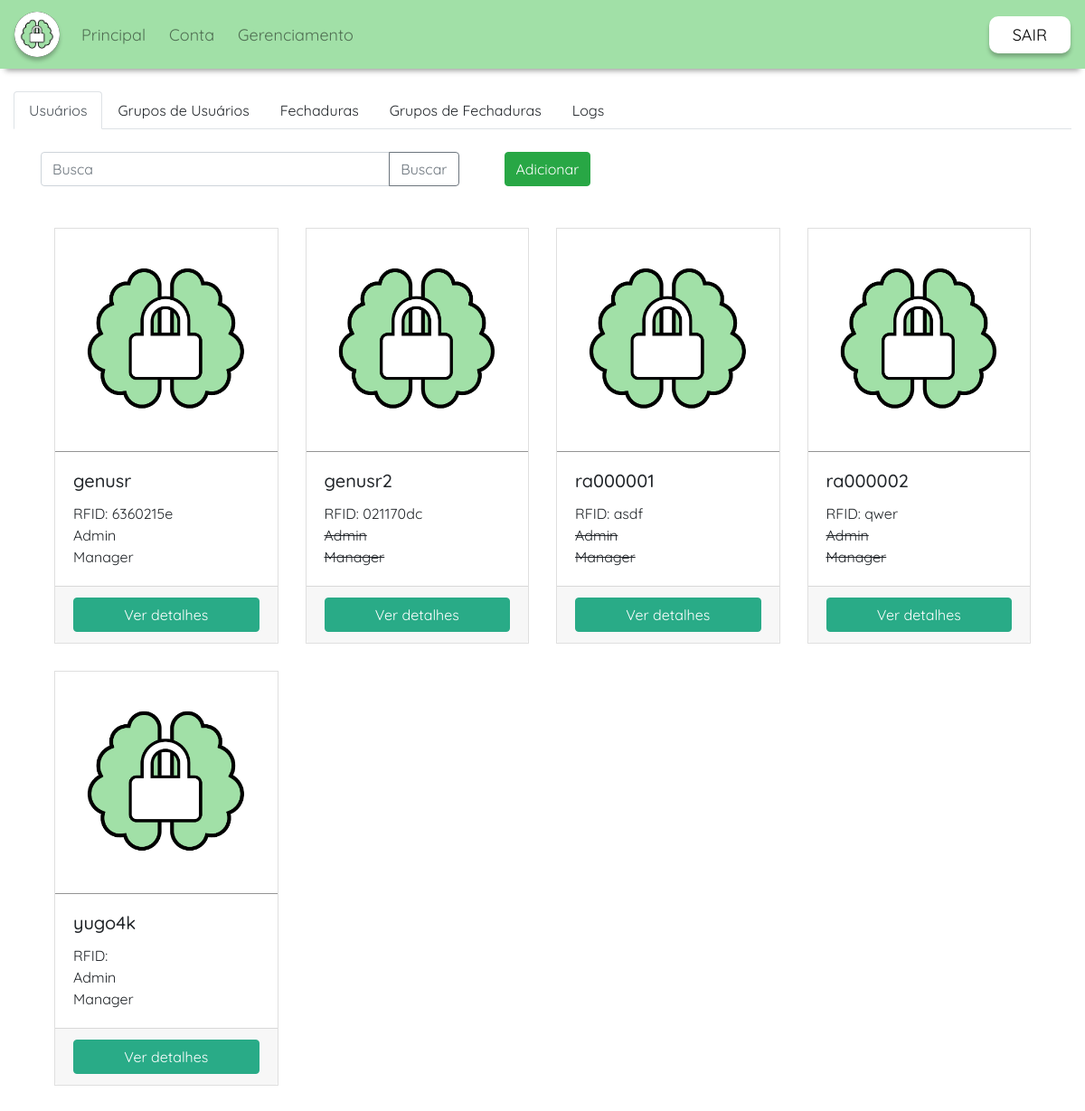
Screenshot of /smartlock/manage/users/ (signed in) with the database file from the repository.
### smartlock/models.py (models this page shows, shortened)
class UserData(models.Model):
    user = models.OneToOneField(to=settings.AUTH_USER_MODEL,
                                on_delete=models.CASCADE,
                                null=False, blank=False, unique=True)
    rfid = models.CharField(max_length=256, default=None, null=True, blank=True, unique=True)
    admin = models.BooleanField(default=False)
    manager = models.BooleanField(default=False)
    class Meta:
        ordering = [functions.Lower('user__username')]

### smartlock/templates/smartlock/userdata_list.html
{% extends "./userdata.html" %}{% block users_content %}
<div class="container-fluid" >
  <div class="row" style="padding-top:25px; width:100%;">
    <div class="col col-sm-5 input-group mb-3">
      <input type="text" class="form-control" placeholder="Busca" aria-label="search"
             aria-describedby="button-addon2">
      <div class="input-group-append">
        <button class="btn btn-outline-secondary" type="button" id="button-addon2">Buscar</button>
      </div>
    </div>
    <div class="col col-sm-2 input-group mb-3" style="margin-left:50px;">
      <a href="{% url 'smartlock:new_user' %}">
        <button class="btn btn-success" type="button" id="button-addon2">Adicionar</button></a>
    </div>
  </div>
  <div class="row flex-grow-1" >
    <div class="col flex-grow-1" style="padding-top:5px; width:50%;">
      <div class="row flex-grow-1" style="padding-top:25px;">
        {% for userdata in object_list %}
        <div class="col-sm-6 col-xs-12 col-md-4 col-lg-3" style="min-width: 250px; margin-bottom:30px">
          <div class="card h-100"  >
            <img src="/static/SmartlockLogoNoName.png" class="card-img-top" alt="...">
            <div class="card-body">
              <h5 class="card-title">{{ userdata.user.username }}</h5>
              <p class="card-text">
                RFID: {% if userdata.rfid is not None %}{{ userdata.rfid }}{% endif %}<br>
                {% if userdata.admin %}Admin{% else %}<s>Admin</s>{% endif %}<br>
                {% if userdata.manager %}Manager{% else %}<s>Manager</s>{% endif %}<br>
              </p>
            </div>
            <div class="card-footer">
              <a href="{% url 'smartlock:user' pk=userdata.pk %}" class="btn btn-primary">
                Ver detalhes</a>
            </div>
          </div>
        </div>
        {% empty %}
        No user data added.
        {% endfor %}
      </div>
    </div>
  </div>
</div>
{% endblock %}

### static/css/styles.css (style rules this page uses)
.row { margin-left: 0; margin-right: 0; }
.col { padding-left: 0; padding-right: 0; }
.card { margin: auto; border-radius: 0; }
.card-img-top { border-radius: 0; }
.card .btn-primary { background-color: #29AB87; border-color: #29AB87; }
.card .btn.btn-primary { margin: auto; display: block; }
.site-container { position: absolute; width: 100%; min-height: 100vh; height: 100vh; top: 0; }
body { font-family: 'Quicksand', sans-serif; }
a, a:hover { color: inherit; text-decoration: inherit; }
.card-img-top { border-bottom: thin solid #949494; }

### rows the page displays
UserData: user.username "genusr", rfid "6360215e", admin "Admin", manager "Manager"
UserData: user.username "genusr2", rfid "021170dc", admin "Admin", manager "Manager"
UserData: user.username "ra000001", rfid "asdf", admin "Admin", manager "Manager"
UserData: user.username "ra000002", rfid "qwer", admin "Admin", manager "Manager"
UserData: user.username "yugo4k", admin "Admin", manager "Manager"
